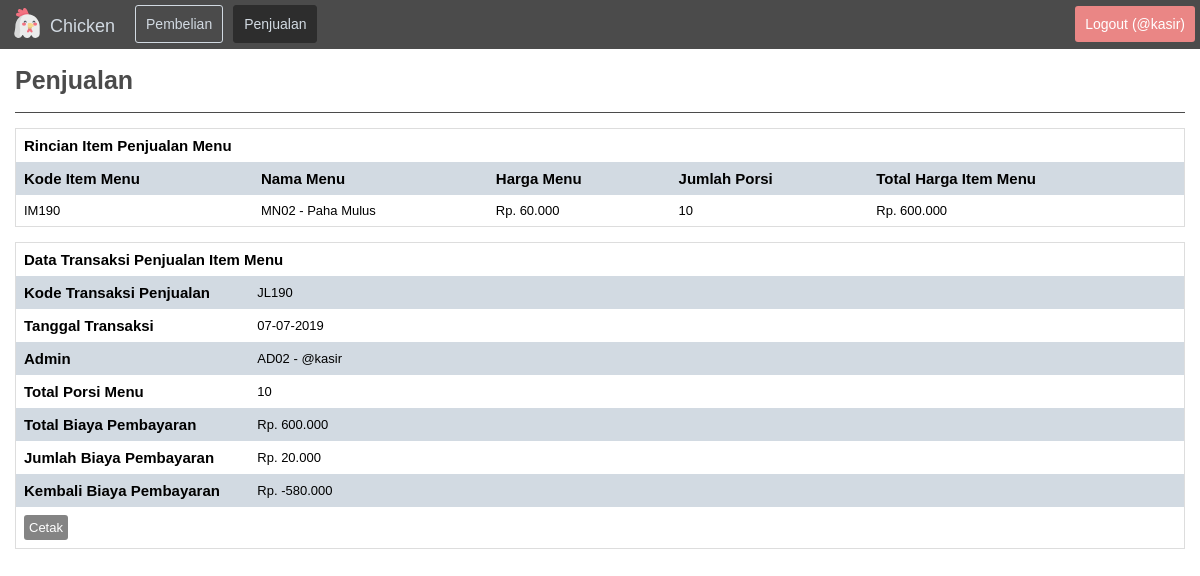
The page /?folder=penjualan&file=detail&kode_penjualan=JL190 (signed in) on the database its author committed.
### tables this page shows
CREATE TABLE `tabel_item_menu` (
  `kolom_kode_item_menu` char(5) NOT NULL,
  `kolom_kode_penjualan` char(5) NOT NULL,
  `kolom_kode_admin` char(4) NOT NULL,
  `kolom_kode_menu` char(4) NOT NULL,
  `kolom_jumlah_porsi` int(11) NOT NULL
);

CREATE TABLE `tabel_menu` (
  `kolom_kode_menu` char(4) NOT NULL,
  `kolom_kode_kategori` char(4) NOT NULL,
  `kolom_nama_menu` varchar(40) NOT NULL,
  `kolom_isi_menu` text NOT NULL,
  `kolom_harga_menu` int(10) NOT NULL,
  `kolom_status_menu` enum('on','off') NOT NULL
);

CREATE TABLE `tabel_penjualan` (
  `kolom_kode_penjualan` char(5) NOT NULL,
  `kolom_tanggal_penjualan` date NOT NULL,
  `kolom_kode_admin` char(4) NOT NULL,
  `kolom_uang_tunai` int(11) NOT NULL
);

CREATE TABLE `tabel_admin` (
  `kolom_kode_admin` char(4) NOT NULL,
  `kolom_username` varchar(10) NOT NULL,
  `kolom_password` varchar(10) NOT NULL,
  `kolom_password_sha1` varchar(40) NOT NULL,
  `kolom_level` enum('admin','kasir') NOT NULL,
  `kolom_status_admin` enum('on','off') NOT NULL
);

### config/function.php (called while the page is built, shortened)
<?php
	function format_nomor ($nilai = 0) {
		$string 	=	number_format($nilai, 0, ".", ".");
		return $string;
	}
	function format_tanggal ($date) {
		$tahun 			=	substr($date, 0, 4);
		$bulan 			=	substr($date, 5, 2);
		$tanggal 		=	substr($date, 8, 2);
		$susun_tanggal 	=	$tanggal."-".$bulan."-".$tahun;
		return($susun_tanggal);
	}
?>

### page/penjualan/detail.php (the view)
<?php
	$kode_penjualan	= isset($_GET["kode_penjualan"]) ? $_GET["kode_penjualan"] : false;
?>
<div class="header">
	<h1>Penjualan</h1>
</div>
<?php if (!$kode_penjualan) { ?>
	<div class="alert">
		Tidak ditemukan data transaksi penjualan
	</div>
<?php } else { ?>
	<?php
		$sql1	=	mysqli_query($koneksi,	"
												SELECT
													tabel_penjualan.*,
													tabel_admin.*
												FROM
													tabel_penjualan
												INNER JOIN
													tabel_admin
												ON
													tabel_penjualan.kolom_kode_admin=tabel_admin.kolom_kode_admin
												WHERE
													tabel_penjualan.kolom_kode_penjualan='$kode_penjualan'
											")
											or die ("
												<div class='alert'>
													sql1 error<br>
													".mysqli_errno($koneksi)." - ".mysqli_error($koneksi)."
												</div>
											");
		$sql2	=	mysqli_query($koneksi,	"
												SELECT
													tabel_item_menu.*,
													tabel_menu.*
												FROM
													tabel_item_menu
												INNER JOIN
													tabel_menu
												ON
													tabel_item_menu.kolom_kode_menu=tabel_menu.kolom_kode_menu
												WHERE
													tabel_item_menu.kolom_kode_penjualan='$kode_penjualan'
											")
											or die ("
												<div class='alert'>
													sql2 error<br>
													".mysqli_errno($koneksi)." - ".mysqli_error($koneksi)."
												</div>
											");
		$total_pembayaran 	=	0;
		$jumlah_porsi 		=	0;
	?>
	<?php if (mysqli_num_rows($sql1)==0) { ?>
		<div class="alert">
			Tidak ditemukan data transaksi penjualan
		</div>
	<?php } else { ?>
		<?php $row1 = mysqli_fetch_array($sql1); ?>
		<div class="table-responsive">
			<table>
				<tr>
					<th colspan="5">Rincian Item Penjualan Menu</th>
				</tr>
				<tr>
					<th>Kode Item Menu</th>
					<th>Nama Menu</th>
					<th>Harga Menu</th>
					<th>Jumlah Porsi</th>
					<th>Total Harga Item Menu</th>
				</tr>
				<?php while ($row2 = mysqli_fetch_array($sql2)) { ?>
					<?php
						$total_harga_porsi 	=	$row2["kolom_harga_menu"] * $row2["kolom_jumlah_porsi"];
						$total_pembayaran 	=	$total_pembayaran + $total_harga_porsi;
						$jumlah_porsi 		=	$jumlah_porsi + $row2["kolom_jumlah_porsi"];
					?>
					<tr>
						<td><?php echo $row2["kolom_kode_item_menu"]; ?></td>
						<td><?php echo $row2["kolom_kode_menu"]." - ".$row2["kolom_nama_menu"]; ?></td>
						<td>Rp. <?php echo format_nomor($row2["kolom_harga_menu"]); ?></td>
						<td><?php echo format_nomor($row2["kolom_jumlah_porsi"]); ?></td>
						<td>Rp. <?php echo format_nomor($total_harga_porsi); ?></td>
					</tr>
				<?php } ?>
			</table>
		</div>
		<div class="table-responsive">
			<table>
				<tr>
					<th colspan="2">Data Transaksi Penjualan Item Menu</th>
				</tr>
				<tr>
					<th width="20%">Kode Transaksi Penjualan</th>
					<td><?php echo $row1["kolom_kode_penjualan"]; ?></td>
				</tr>
				<tr>
					<th>Tanggal Transaksi</th>
					<td><?php echo format_tanggal($row1["kolom_tanggal_penjualan"]); ?></td>
				</tr>
				<tr>
					<th>Admin</th>
					<td><?php echo $row1["kolom_kode_admin"]." - @".$row1["kolom_username"]; ?></td>
				</tr>
				<tr>
					<th>Total Porsi Menu</th>
					<td><?php echo format_nomor($jumlah_porsi); ?></td>
				</tr>
				<tr>
					<th>Total Biaya Pembayaran</th>
					<td>Rp. <?php echo format_nomor($total_pembayaran); ?></td>
				</tr>
				<tr>
					<th>Jumlah Biaya Pembayaran</th>
					<td>Rp. <?php echo format_nomor($row1["kolom_uang_tunai"]); ?></td>
				</tr>
				<?php $uang_kembalian = $row1["kolom_uang_tunai"] - $total_pembayaran; ?>
				<tr>
					<th>Kembali Biaya Pembayaran</th>
					<td>Rp. <?php echo format_nomor($uang_kembalian); ?></td>
				</tr>
				<tr>
					<td colspan="2">
						<a target="_blank" href="<?php echo base_url."page/penjualan/cetak.php?kode_penjualan=$row1[kolom_kode_penjualan]"; ?>" class="detail">
							Cetak
					</td>
				</tr>
			</table>
		</div>
	<?php } ?>
<?php } ?>

### css/style.css (style rules this page uses)
body { margin: 0; padding: 0; font-family: arial; }

### css/main.css (style rules this page uses)
.main .header { overflow: hidden; border-bottom: 1px solid #4b4b4b; }
.main .header h1 { float: left; color: #4b4b4b; font-size: 25px; }

### css/table.css (style rules this page uses)
.table-responsive { overflow-x: auto; margin-top: 15px; }
table { border-collapse: collapse; border-spacing: 0; width: 100%; border: 1px solid #ddd; }
th, td { text-align: left; padding: 8px; }
th { font-size: 15px; }
td { font-size: 13px; }
tr:nth-child(even) { background-color: #d2dae2; }
table .detail { text-decoration: none; background-color: #848484; padding: 5px; color: #fff; float: left; border-radius: 3px; margin-right: 5px; }

### rows shown on the page
tabel_item_menu: kolom_kode_item_menu "IM190", tabel_menu.kolom_kode_menu "MN02", tabel_menu.kolom_nama_menu "Paha Mulus", tabel_menu.kolom_harga_menu "60.000", kolom_jumlah_porsi "10", kolom_jumlah_porsi.kolom_harga_menu "600.000"
tabel_penjualan: kolom_kode_penjualan "JL190", kolom_tanggal_penjualan "07-07-2019", tabel_admin.kolom_kode_admin "AD02", tabel_admin.kolom_username "kasir", kolom_uang_tunai "20.000", kolom_uang_tunai "-580.000"

### other values the page prints
$session_username "kasir"
format_nomor($jumlah_porsi) "10"
format_nomor($total_pembayaran) "600.000"
